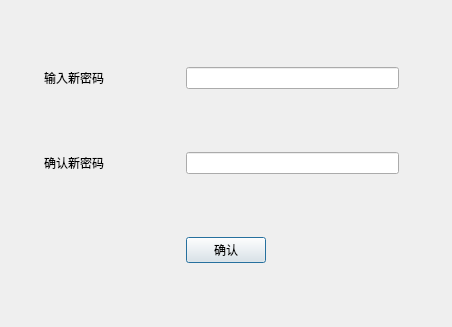
<?xml version="1.0" encoding="UTF-8"?>
<ui version="4.0">
 <class>DialogSetPasswd</class>
 <widget class="QDialog" name="DialogSetPasswd">
  <property name="geometry">
   <rect>
    <x>0</x>
    <y>0</y>
    <width>452</width>
    <height>327</height>
   </rect>
  </property>
  <property name="windowTitle">
   <string>设置新密码</string>
  </property>
  <widget class="QWidget" name="layoutWidget">
   <property name="geometry">
    <rect>
     <x>10</x>
     <y>10</y>
     <width>431</width>
     <height>311</height>
    </rect>
   </property>
   <layout class="QVBoxLayout" name="verticalLayout" stretch="3,3,1">
    <property name="sizeConstraint">
     <enum>QLayout::SetDefaultConstraint</enum>
    </property>
    <item>
     <layout class="QHBoxLayout" name="horizontalLayout" stretch="3,1,5,1">
      <item>
       <widget class="QLabel" name="lb_passwd">
        <property name="sizePolicy">
         <sizepolicy hsizetype="Preferred" vsizetype="Maximum">
          <horstretch>0</horstretch>
          <verstretch>0</verstretch>
         </sizepolicy>
        </property>
        <property name="text">
         <string>输入新密码</string>
        </property>
        <property name="alignment">
         <set>Qt::AlignCenter</set>
        </property>
       </widget>
      </item>
      <item>
       <spacer name="horizontalSpacer_5">
        <property name="sizePolicy">
         <sizepolicy hsizetype="Maximum" vsizetype="Minimum">
          <horstretch>0</horstretch>
          <verstretch>0</verstretch>
         </sizepolicy>
        </property>
        <property name="orientation">
         <enum>Qt::Horizontal</enum>
        </property>
        <property name="sizeHint" stdset="0">
         <size>
          <width>40</width>
          <height>20</height>
         </size>
        </property>
       </spacer>
      </item>
      <item>
       <widget class="QLineEdit" name="le_passwd">
        <property name="sizePolicy">
         <sizepolicy hsizetype="Expanding" vsizetype="Maximum">
          <horstretch>0</horstretch>
          <verstretch>0</verstretch>
         </sizepolicy>
        </property>
        <property name="echoMode">
         <enum>QLineEdit::Password</enum>
        </property>
        <property name="clearButtonEnabled">
         <bool>false</bool>
        </property>
       </widget>
      </item>
      <item>
       <spacer name="horizontalSpacer_4">
        <property name="sizePolicy">
         <sizepolicy hsizetype="Maximum" vsizetype="Minimum">
          <horstretch>0</horstretch>
          <verstretch>0</verstretch>
         </sizepolicy>
        </property>
        <property name="orientation">
         <enum>Qt::Horizontal</enum>
        </property>
        <property name="sizeHint" stdset="0">
         <size>
          <width>40</width>
          <height>20</height>
         </size>
        </property>
       </spacer>
      </item>
     </layout>
    </item>
    <item>
     <layout class="QHBoxLayout" name="horizontalLayout_2" stretch="3,1,5,1">
      <item>
       <widget class="QLabel" name="lb_confirm">
        <property name="sizePolicy">
         <sizepolicy hsizetype="Preferred" vsizetype="Maximum">
          <horstretch>0</horstretch>
          <verstretch>0</verstretch>
         </sizepolicy>
        </property>
        <property name="text">
         <string>确认新密码</string>
        </property>
        <property name="alignment">
         <set>Qt::AlignCenter</set>
        </property>
       </widget>
      </item>
      <item>
       <spacer name="horizontalSpacer_3">
        <property name="sizePolicy">
         <sizepolicy hsizetype="Maximum" vsizetype="Minimum">
          <horstretch>0</horstretch>
          <verstretch>0</verstretch>
         </sizepolicy>
        </property>
        <property name="orientation">
         <enum>Qt::Horizontal</enum>
        </property>
        <property name="sizeHint" stdset="0">
         <size>
          <width>40</width>
          <height>20</height>
         </size>
        </property>
       </spacer>
      </item>
      <item>
       <widget class="QLineEdit" name="le_confirm">
        <property name="sizePolicy">
         <sizepolicy hsizetype="Expanding" vsizetype="Maximum">
          <horstretch>0</horstretch>
          <verstretch>0</verstretch>
         </sizepolicy>
        </property>
        <property name="echoMode">
         <enum>QLineEdit::Password</enum>
        </property>
        <property name="clearButtonEnabled">
         <bool>false</bool>
        </property>
       </widget>
      </item>
      <item>
       <spacer name="horizontalSpacer_6">
        <property name="sizePolicy">
         <sizepolicy hsizetype="Maximum" vsizetype="Minimum">
          <horstretch>0</horstretch>
          <verstretch>0</verstretch>
         </sizepolicy>
        </property>
        <property name="orientation">
         <enum>Qt::Horizontal</enum>
        </property>
        <property name="sizeHint" stdset="0">
         <size>
          <width>40</width>
          <height>20</height>
         </size>
        </property>
       </spacer>
      </item>
     </layout>
    </item>
    <item>
     <layout class="QHBoxLayout" name="horizontalLayout_3">
      <item>
       <spacer name="horizontalSpacer">
        <property name="orientation">
         <enum>Qt::Horizontal</enum>
        </property>
        <property name="sizeHint" stdset="0">
         <size>
          <width>40</width>
          <height>20</height>
         </size>
        </property>
       </spacer>
      </item>
      <item>
       <widget class="QPushButton" name="btn_ok">
        <property name="text">
         <string>确认</string>
        </property>
       </widget>
      </item>
      <item>
       <spacer name="horizontalSpacer_2">
        <property name="orientation">
         <enum>Qt::Horizontal</enum>
        </property>
        <property name="sizeHint" stdset="0">
         <size>
          <width>40</width>
          <height>20</height>
         </size>
        </property>
       </spacer>
      </item>
     </layout>
    </item>
   </layout>
  </widget>
 </widget>
 <resources/>
 <connections/>
</ui>
